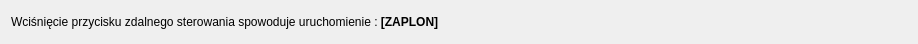
<?xml version="1.0" encoding="UTF-8"?>
<ui version="4.0">
 <class>NowyTest_6</class>
 <widget class="TestPage" name="NowyTest_6">
  <property name="geometry">
   <rect>
    <x>0</x>
    <y>0</y>
    <width>918</width>
    <height>44</height>
   </rect>
  </property>
  <property name="title" stdset="0">
   <string>Zapłon</string>
  </property>
  <property name="subTitle" stdset="0">
   <string>Stanowisko jest gotowe do wywołania zapłonu.</string>
  </property>
  <property name="buttonName" stdset="0">
   <string>Zaplon</string>
  </property>
  <layout class="QHBoxLayout" name="horizontalLayout_8">
   <item>
    <widget class="QLabel" name="lStep2">
     <property name="text">
      <string>&lt;html&gt;&lt;head/&gt;&lt;body&gt;&lt;p&gt;Wciśnięcie przycisku zdalnego sterowania spowoduje uruchomienie : &lt;span style=&quot; font-weight:600;&quot;&gt;[ZAPLON]&lt;/span&gt;&lt;/p&gt;&lt;/body&gt;&lt;/html&gt;</string>
     </property>
     <property name="wordWrap">
      <bool>true</bool>
     </property>
    </widget>
   </item>
  </layout>
 </widget>
 <customwidgets>
  <customwidget>
   <class>TestPage</class>
   <extends>QWidget</extends>
   <header>testpage.h</header>
   <container>1</container>
  </customwidget>
 </customwidgets>
 <resources/>
 <connections/>
</ui>
